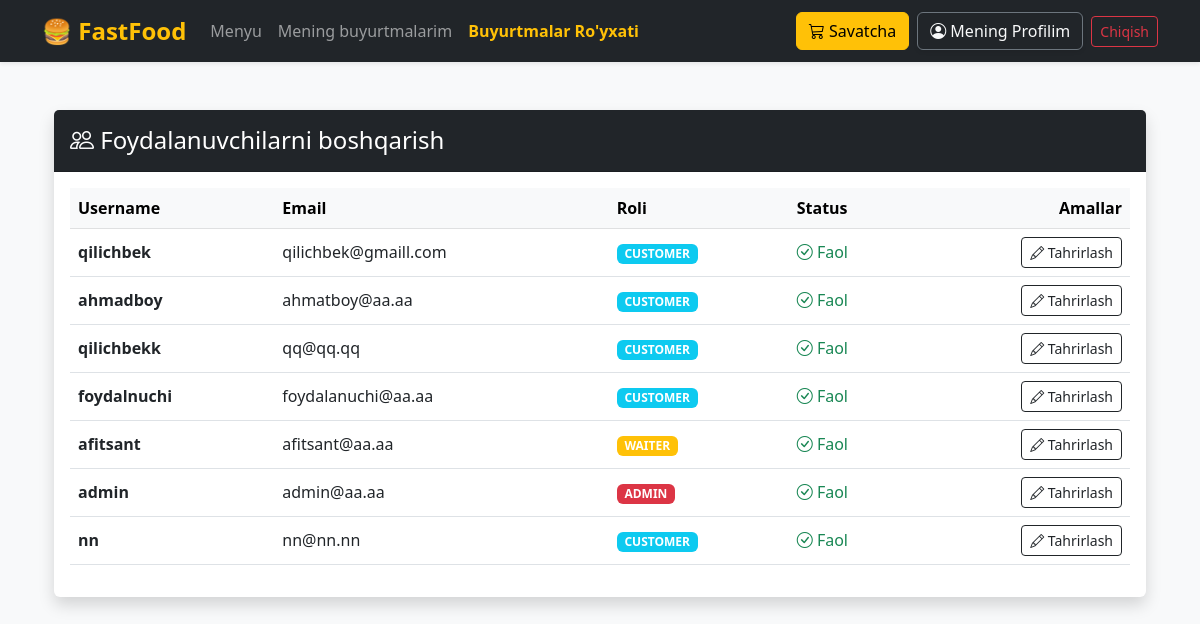
Screenshot of /admin-panel/users/ (signed in) with the database file from the repository.
### users/models.py (models this page shows, shortened)
class User(AbstractUser):
    class Role(models.TextChoices):
        ADMIN = "ADMIN", "Admin"
        WAITER = "WAITER", "Ofitsiant"
        CUSTOMER = "CUSTOMER", "Foydalanuvchi"
    role = models.CharField(
        max_length=20,
        choices=Role.choices,
        default=Role.CUSTOMER
    )

### users/views.py (the view)
# urls.py: path('admin-panel/users/', user_views.user_management_view, name='user_management'),
@user_passes_test(is_admin)
def user_management_view(request):
    users = User.objects.all().order_by('-date_joined')
    return render(request, 'user_management.html', {'users': users})

### users/views.py (called while the page is built)
def is_admin(user):
    return user.is_authenticated and user.role == 'ADMIN'

### templates/user_management.html
{% extends 'base.html' %}
{% block content %}
<div class="container mt-5">
    <div class="card shadow border-0">
        <div class="card-header bg-dark text-white p-3">
            <h4 class="mb-0"><i class="bi bi-people"></i> Foydalanuvchilarni boshqarish</h4>
        </div>
        <div class="card-body">
            <table class="table table-hover align-middle">
                <thead class="table-light">
                    <tr>
                        <th>Username</th>
                        <th>Email</th>
                        <th>Roli</th>
                        <th>Status</th>
                        <th class="text-end">Amallar</th>
                    </tr>
                </thead>
                <tbody>
                    {% for u in users %}
                    <tr>
                        <td><strong>{{ u.username }}</strong></td>
                        <td>{{ u.email }}</td>
                        <td>
                            <span class="badge {% if u.role == 'ADMIN' %}bg-danger{% elif u.role == 'WAITER' %}bg-warning{% else %}bg-info{% endif %}">
                                {{ u.role }}
                            </span>
                        </td>
                        <td>
                            {% if u.is_active %}
                                <span class="text-success"><i class="bi bi-check-circle"></i> Faol</span>
                            {% else %}
                                <span class="text-muted">Nofaol</span>
                            {% endif %}
                        </td>
                        <td class="text-end">
                            <a href="{% url 'edit_user' u.id %}" class="btn btn-sm btn-outline-dark">
                                <i class="bi bi-pencil"></i> Tahrirlash
                            </a>
                        </td>
                    </tr>
                    {% endfor %}
                </tbody>
            </table>
        </div>
    </div>
</div>
{% endblock %}

### templates/base.html (style rules this page uses)
body { background-color: #f8f9fa; min-height: 100vh; }

### rows the page displays
User: username "qilichbek", email "qilichbek@gmaill.com", role "CUSTOMER", is_active True (drawn)
User: username "ahmadboy", email "ahmatboy@aa.aa", role "CUSTOMER", is_active True (drawn)
User: username "qilichbekk", email "qq@qq.qq", role "CUSTOMER", is_active True (drawn)
User: username "foydalnuchi", email "foydalanuchi@aa.aa", role "CUSTOMER", is_active True (drawn)
User: username "afitsant", email "afitsant@aa.aa", role "WAITER", is_active True (drawn)
User: username "admin", email "admin@aa.aa", role "ADMIN", is_active True (drawn)
User: username "nn", email "nn@nn.nn", role "CUSTOMER", is_active True (drawn)

### other values shown
{{ 'Mening Profilim' }} "Mening Profilim"
